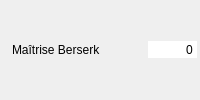
       <widget class="QWidget" name="widget_berserk" native="true">
        <property name="minimumSize">
         <size>
          <width>200</width>
          <height>26</height>
         </size>
        </property>
        <layout class="QHBoxLayout" name="horizontalLayout_23">
         <property name="spacing">
          <number>2</number>
         </property>
         <property name="leftMargin">
          <number>3</number>
         </property>
         <property name="topMargin">
          <number>3</number>
         </property>
         <property name="rightMargin">
          <number>3</number>
         </property>
         <property name="bottomMargin">
          <number>3</number>
         </property>
         <item>
          <widget class="QLabel" name="label_45">
           <property name="text">
            <string/>
           </property>
           <property name="pixmap">
            <pixmap resource="../../resources/resources.qrc">:/images/Aptitudes/berserk.png</pixmap>
           </property>
          </widget>
         </item>
         <item>
          <widget class="QLabel" name="label_berserk">
           <property name="text">
            <string>Maîtrise Berserk</string>
           </property>
          </widget>
         </item>
         <item>
          <spacer name="horizontalSpacer_24">
           <property name="orientation">
            <enum>Qt::Horizontal</enum>
           </property>
           <property name="sizeHint" stdset="0">
            <size>
             <width>37</width>
             <height>12</height>
            </size>
           </property>
          </spacer>
         </item>
         <item>
          <widget class="QSpinBox" name="sp_berserk">
           <property name="focusPolicy">
            <enum>Qt::NoFocus</enum>
           </property>
           <property name="autoFillBackground">
            <bool>true</bool>
           </property>
           <property name="frame">
            <bool>false</bool>
           </property>
           <property name="alignment">
            <set>Qt::AlignRight|Qt::AlignTrailing|Qt::AlignVCenter</set>
           </property>
           <property name="buttonSymbols">
            <enum>QAbstractSpinBox::NoButtons</enum>
           </property>
           <property name="suffix">
            <string/>
           </property>
           <property name="minimum">
            <number>-999999</number>
           </property>
           <property name="maximum">
            <number>9999999</number>
           </property>
           <property name="stepType">
            <enum>QAbstractSpinBox::DefaultStepType</enum>
           </property>
          </widget>
         </item>
        </layout>
       </widget>
